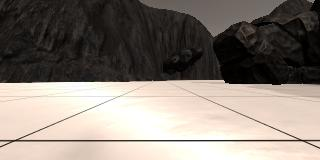
#> input picture example_grid1.jpg, 320 x 160 px
$ python -i perception.py   (imports and definitions only)   (older library calls are emulated)
#> lines starting #> are read from the running program, lines starting #| are printed output that depends on the picture; after the words box and inside, x2 and y2 are one past the last pixel; in counts of white or black regions, pixels touching at a corner belong together
import numpy as np
import cv2

# Identify pixels above the threshold
# Threshold of RGB > 160 does a nice job of identifying ground pixels only
def color_thresh(img, rgb_thresh=(160, 160, 160)):
    # Create an empty array the same size in x and y as the image
#> called with rgb_thresh = (160, 160, 160)
    combined = np.zeros_like(img)

    terrain = np.zeros_like(img[:,:,0])
    obstacles = np.zeros_like(img[:,:,0])
    rocks = np.zeros_like(img[:,:,0])

    thresh = (img[:,:,0]>rgb_thresh[0]) & (img[:,:,1]>rgb_thresh[1]) & (img[:,:,2]>rgb_thresh[2])
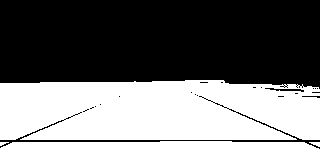
#> thresh: shape (160, 320) bool; 46.5% white; 4 white regions, box (x1, y1, x2, y2) and area: (0, 80, 320, 140) 17996, (0, 141, 320, 160) 5734, (309, 142, 320, 147) 33, (0, 142, 9, 146) 21
    terrain[thresh] = 255

    # THresholds do a reasonably good job for rock detection.
    hsv = cv2.cvtColor(img, cv2.COLOR_RGB2HSV)
#> hsv: shape (160, 320, 3); mean H, S, V 16.6, 49.3, 135.2
    lower = np.array([20,100,100])
    upper = np.array([30,255,255])
    mask = cv2.inRange(hsv, lower, upper)
#> mask: shape (160, 320); every value is 0
    res = cv2.bitwise_and(img,img, mask= mask)
#> res: shape (160, 320, 3); every value is 0
    Gray = cv2.cvtColor(res, cv2.COLOR_RGB2GRAY)
    _,rocks = cv2.threshold(Gray,0,255,cv2.THRESH_BINARY)

    #Dilating rock samples since they are smaller
    #Should ideally help navigating towards rocks
    kernel = np.ones((7,7),np.uint8)
    rocks = cv2.dilate(rocks,kernel,iterations = 1)

    thresh = (img[:,:,0]<rgb_thresh[0]) & (img[:,:,1]<rgb_thresh[1]) & (img[:,:,2]<rgb_thresh[2])
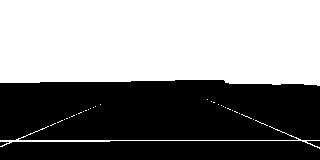
#> thresh: shape (160, 320) bool; 52.7% white; 4 black regions, box (x1, y1, x2, y2) and area: (0, 80, 320, 140) 18300, (0, 141, 320, 160) 5859, (307, 141, 320, 147) 48, (0, 142, 9, 146) 21
    obstacles[thresh] = 255

    thresh = (rocks[:,:] == 255)
    obstacles[thresh] = 0
    #obstacles = obstacles - rocks

    combined = cv2.merge((obstacles,rocks,terrain))
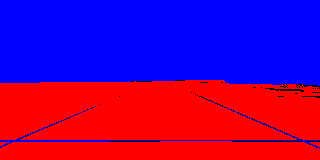
#> combined: shape (160, 320, 3); mean of channels 0, 1, 2 134.3, 0, 118.5; drawn as B, G, R

    return combined

# Define a function to convert from image coords to rover coords
# [134 lines left out: functions rover_coords, to_polar_coords, rotate_pix, translate_pix, pix_to_world, perspect_transform and 1 more, not called in this run]

>>> import cv2
>>> picture = cv2.cvtColor(cv2.imread('../example_grid1.jpg'), cv2.COLOR_BGR2RGB)
>>> result = color_thresh(picture)

$ run again, on example_rock2.jpg
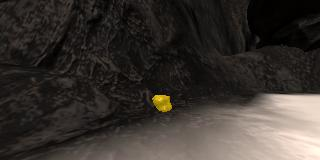
#> input picture example_rock2.jpg, 320 x 160 px
#> in color_thresh, `thresh = (img[:,:,0]>rgb_thresh[0]) & (img[:,:,1]>rgb_thresh[1]) & (im..`:
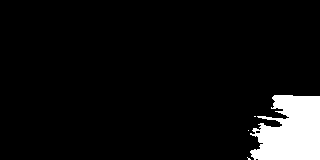
#> thresh: shape (160, 320) bool; 6.9% white; 4 white regions (3 under 20 px), largest, box (x1, y1, x2, y2) and area: (250, 95, 320, 160) 3528
#> hsv: shape (160, 320, 3); mean H, S, V 15.2, 57.9, 57.7
#> mask: shape (160, 320); 0.5% white; 1 white region, box (x1, y1, x2, y2) and area: (152, 95, 172, 112) 258
#> rocks: shape (160, 320); 1% white; 1 white region, box (x1, y1, x2, y2) and area: (149, 92, 175, 115) 516
#> in color_thresh, `combined = cv2.merge((obstacles,rocks,terrain))`:
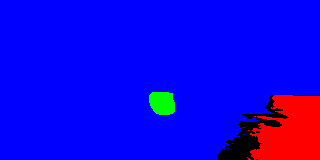
#> combined: shape (160, 320, 3); mean of channels 0, 1, 2 227.8, 2.6, 17.6; drawn as B, G, R
